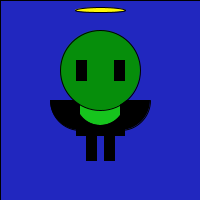
Frame 1 (no input)
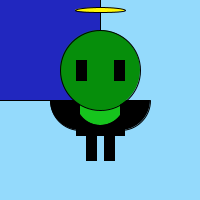
Frame 60 (the mouse pressed at the canvas centre just before this capture)
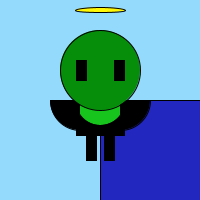
Frame 120 (the mouse held since frame 60 and released just before this capture)

The Processing sketch that drew these frames (run headless with seeded random() and noise(); from frame 60 on, the mouse is pressed at the canvas centre):

// Processing sketch: processing_26735
// ── processing_26735.pde

//faith watling processing
//Ex2 "jupee"

void setup(){
//intialise display
size(200,200);

}

void draw(){
  
background(148,218,252);
smooth();

stroke(0); 
line(100,100,100,100); 
line(100,100,100,100);

// Fill a black color noStroke(); 
fill(33,39,191);
if (mouseX < 100 && mouseY < 100) { 
  rect(0,0,200,200);
} else if (mouseX > 50 && mouseY < 50) { 
  rect(200,0,200,200); 
} else if (mouseX < 50 && mouseY > 50) { 
  rect(0,200,200,200);
} else if (mouseX > 50 && mouseY > 50) { 
  rect(200,200,200,200);

}

ellipseMode(CENTER);
rectMode(CENTER);
stroke(0);

  
//legs
fill(0);
rect(91,120,10,80);
rect(109,120,10,80);
rect(91,120,30,30);
rect(109,120,30,30);

//torso
fill(22,196,29);
ellipse(100,100,50,50);
fill(0);
arc(80,100,60,60,PI/2,PI);
arc(120,100,60,60,0,PI/2);

//head
fill(6,142,11);
ellipse(100,70,80,80);
//eyes
fill(0);
rect(81,70,10,20);
rect(119,70,10,20);
//halo
fill(255,247,5);
ellipse(100,10,50,5);


}
